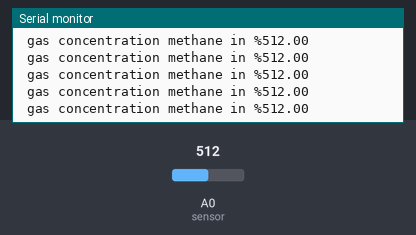
The sketch below on a simulated Arduino Uno, built with avr-gcc and run on an emulated ATmega328P. On the bench: the last lines printed to the serial monitor. The test bench sets the inputs (shaded band); at power-on: A0 (sensor) = 512.

Above: at 1.2 s.
1.3 s: A0 (sensor) set to 986
At 1.4 s:
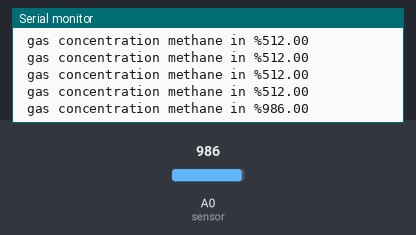
4.3 s: A0 (sensor) set to 1012
At 4.32 s:
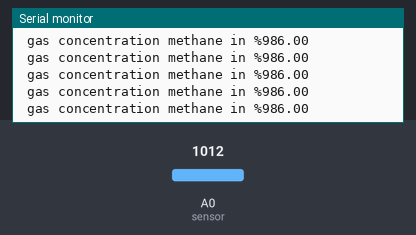
16.3 s: A0 (sensor) set to 89
At 16.3 s:
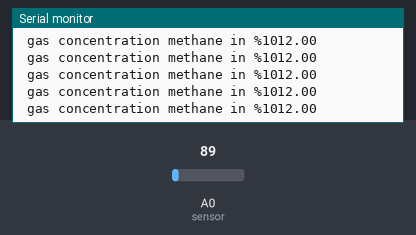
19.3 s: A0 (sensor) set to 109
At 19.47 s:
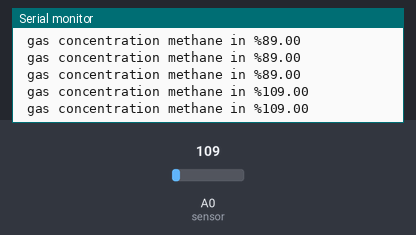
Timing chart, 0 to 21.8 s (numbered marks = the images above; inputs shaded):
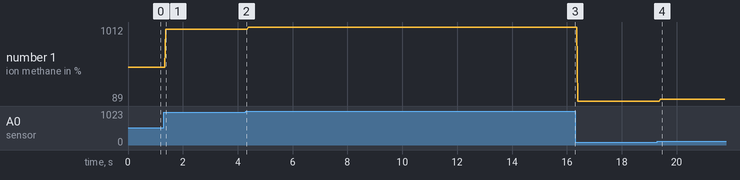

Measured:
- after the input at 1.3 s, the serial monitor: prints a new line after 0.08 s (image 1)
- after the input at 19.3 s, the serial monitor: prints a new line after 0.11 s (image 4)
- plotted number 1: 512 → 986 after the input at 1.3 s, 986 → 1012 after the input at 4.3 s, 1012 → 89 after the input at 16.3 s, 89 → 109 after the input at 19.3 s

The sketch:

gas_sensor_arduino_excel.ino
```cpp
float sensor=A0;
float gas_value;
void setup()
{

pinMode(sensor,INPUT);
Serial.begin(9600);

}

void loop()
{

gas_value=analogRead(sensor);
Serial.print(" gas concentration methane in %" );
Serial.println (gas_value);
}
```
